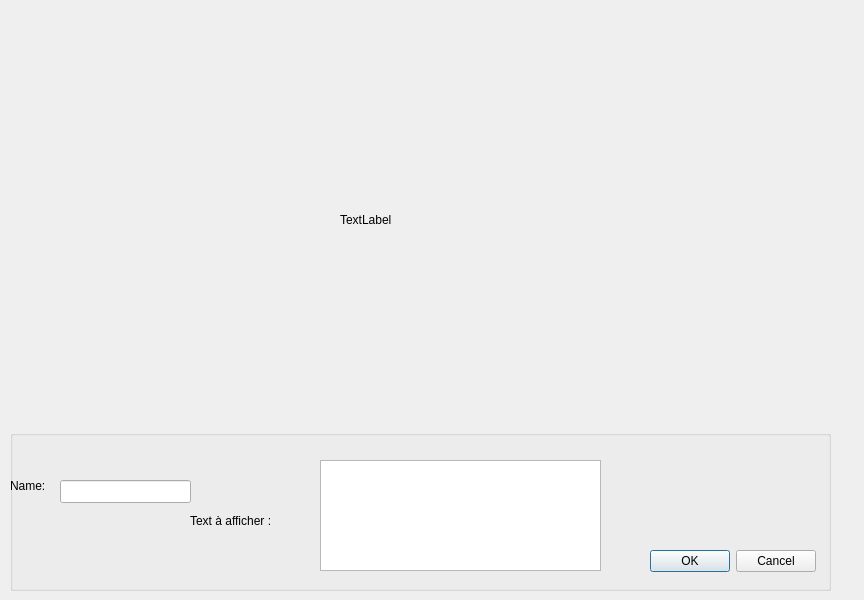
<?xml version="1.0" encoding="UTF-8"?>
<ui version="4.0">
 <class>DialogModel</class>
 <widget class="QDialog" name="DialogModel">
  <property name="windowModality">
   <enum>Qt::WindowModal</enum>
  </property>
  <property name="geometry">
   <rect>
    <x>0</x>
    <y>0</y>
    <width>864</width>
    <height>600</height>
   </rect>
  </property>
  <property name="cursor">
   <cursorShape>ArrowCursor</cursorShape>
  </property>
  <property name="windowTitle">
   <string>Dialog</string>
  </property>
  <widget class="QGroupBox" name="groupBox">
   <property name="geometry">
    <rect>
     <x>10</x>
     <y>430</y>
     <width>821</width>
     <height>161</height>
    </rect>
   </property>
   <property name="mouseTracking">
    <bool>false</bool>
   </property>
   <property name="title">
    <string/>
   </property>
   <widget class="QLineEdit" name="leName">
    <property name="enabled">
     <bool>true</bool>
    </property>
    <property name="geometry">
     <rect>
      <x>50</x>
      <y>50</y>
      <width>131</width>
      <height>23</height>
     </rect>
    </property>
   </widget>
   <widget class="QLabel" name="lbName">
    <property name="geometry">
     <rect>
      <x>0</x>
      <y>20</y>
      <width>51</width>
      <height>71</height>
     </rect>
    </property>
    <property name="text">
     <string>Name:</string>
    </property>
   </widget>
   <widget class="QDialogButtonBox" name="buttonBox">
    <property name="geometry">
     <rect>
      <x>640</x>
      <y>120</y>
      <width>166</width>
      <height>23</height>
     </rect>
    </property>
    <property name="orientation">
     <enum>Qt::Horizontal</enum>
    </property>
    <property name="standardButtons">
     <set>QDialogButtonBox::Cancel|QDialogButtonBox::Ok</set>
    </property>
   </widget>
   <widget class="QTextEdit" name="teText">
    <property name="geometry">
     <rect>
      <x>310</x>
      <y>30</y>
      <width>281</width>
      <height>111</height>
     </rect>
    </property>
   </widget>
   <widget class="QLabel" name="lbText">
    <property name="geometry">
     <rect>
      <x>180</x>
      <y>70</y>
      <width>121</width>
      <height>41</height>
     </rect>
    </property>
    <property name="text">
     <string>Text à afficher :</string>
    </property>
   </widget>
  </widget>
  <widget class="Widget" name="widget" native="true">
   <property name="geometry">
    <rect>
     <x>10</x>
     <y>20</y>
     <width>831</width>
     <height>391</height>
    </rect>
   </property>
   <property name="mouseTracking">
    <bool>true</bool>
   </property>
   <widget class="QLabel" name="lbpixmap">
    <property name="geometry">
     <rect>
      <x>330</x>
      <y>100</y>
      <width>200</width>
      <height>200</height>
     </rect>
    </property>
    <property name="minimumSize">
     <size>
      <width>1</width>
      <height>1</height>
     </size>
    </property>
    <property name="maximumSize">
     <size>
      <width>200</width>
      <height>200</height>
     </size>
    </property>
    <property name="mouseTracking">
     <bool>true</bool>
    </property>
    <property name="lineWidth">
     <number>0</number>
    </property>
    <property name="text">
     <string>TextLabel</string>
    </property>
   </widget>
  </widget>
 </widget>
 <customwidgets>
  <customwidget>
   <class>Widget</class>
   <extends>QWidget</extends>
   <header>Config/widget.h</header>
   <container>1</container>
  </customwidget>
 </customwidgets>
 <resources/>
 <connections>
  <connection>
   <sender>buttonBox</sender>
   <signal>rejected()</signal>
   <receiver>DialogModel</receiver>
   <slot>reject()</slot>
   <hints>
    <hint type="sourcelabel">
     <x>200</x>
     <y>255</y>
    </hint>
    <hint type="destinationlabel">
     <x>199</x>
     <y>149</y>
    </hint>
   </hints>
  </connection>
 </connections>
</ui>
